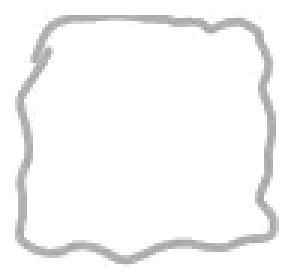
#> input picture ui/cell_1.png, 98 x 93 px, given in place of layout.png, which was not available (shown 3 times larger)
$ python build_ui_assets.py
#> lines starting #> are read from the running program, lines starting #| are printed output that depends on the picture; after the words box and inside, x2 and y2 are one past the last pixel; in counts of white or black regions, pixels touching at a corner belong together
#!/usr/bin/env python3
"""Нарезка макетов в готовые ресурсы окна скинов.

Берёт PNG из папки src_png/ (layout, window, cells, buttons_normal, buttons_hover), находит
цветные зоны на макете, превращает белый фон рисунков в прозрачность и пишет в ui/:

    window.png                 рамка окна (с заливкой «бумагой» внутри контура)
    btn_<имя>_<состояние>.png  кнопки: min / max / close  x  normal / hover / pressed
    cell_1.png ... cell_N.png  обводки ячеек скинов (при показе выбираются случайно)
    layout.json                координаты всех зон (в пикселях окна, масштаб 1:1)

Запуск:  python build_ui_assets.py        (нужны Pillow, numpy, scipy - только для этого скрипта)
Если перерисуете макеты, просто положите новые PNG в src_png/ и запустите снова.
"""
import json
import os
import shutil
import sys

import numpy as np
from PIL import Image
from scipy import ndimage as ndi

HERE = os.path.dirname(os.path.abspath(__file__))
SRC = os.path.join(HERE, "src_png")
OUT = os.path.join(HERE, "ui")

EDGE = 3                       # скриншоты имеют тёмные пиксели по краю - срезаем
PAPER = (253, 251, 246)        # цвет заливки окна внутри рамки
PAPER_ALPHA = 0.97
FRAME_PAD = 3                  # запас вокруг рамки в итоговом window.png

ZONE_COLORS = {                # цвета зон макета
    "window": (0, 0, 0), "skin_area": (174, 173, 174), "cell": (215, 99, 213),
    "name": (251, 127, 13), "delete": (242, 255, 100),
    "min": (0, 182, 61), "max": (55, 166, 205), "close": (206, 27, 29),
}


def load(name):
#> called with name = 'layout.png'
    im = Image.open(os.path.join(SRC, name)).convert("RGB")
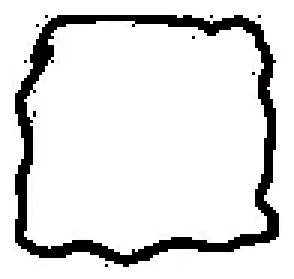
#> im: PIL image 98x93 RGB (shown 3 times larger); mean R, G, B 223.7, 223.7, 223.7
    a = np.array(im)
    a[:EDGE, :], a[-EDGE:, :], a[:, :EDGE], a[:, -EDGE:] = 255, 255, 255, 255
#> a: shape (93, 98, 3); 0.03% of pixels changed, all inside (x1, y1, x2, y2) = (95, 18, 96, 21)
    return a


def to_alpha(rgb):
    """Белый фон -> прозрачность («color to alpha»). Возвращает float RGBA 0..1."""
    f = rgb.astype(np.float32) / 255.0
    a = np.clip((1.0 - f).max(axis=2), 0, 1)
    a[a < 0.03] = 0
    safe = np.where(a > 0, a, 1)[..., None]
    col = np.clip(1.0 - (1.0 - f) / safe, 0, 1)
    return np.dstack([col, a])


def bbox(mask, pad=0):
    ys, xs = np.where(mask)
    return (max(xs.min() - pad, 0), max(ys.min() - pad, 0),
            min(xs.max() + 1 + pad, mask.shape[1]), min(ys.max() + 1 + pad, mask.shape[0]))


def to_img(rgba):
    return Image.fromarray((np.clip(rgba, 0, 1) * 255 + 0.5).astype(np.uint8), "RGBA")


def zones(layout_rgb):
    """Прямоугольники цветных зон макета: {имя: [(x, y, w, h), ...]} (слева направо, сверху вниз)."""
    im = layout_rgb.astype(int)
#> im: shape (93, 98, 3) int64
    out = {}
    for name, c in ZONE_COLORS.items():
        m = np.abs(im - np.array(c)).sum(2) < 30
        lab, _ = ndi.label(m)
        found = []
        for s in ndi.find_objects(lab):
            h, w = s[0].stop - s[0].start, s[1].stop - s[1].start
            if w * h > (5000 if name in ("skin_area", "window") else 120):
                found.append((s[1].start, s[0].start, w, h))
        out[name] = sorted(found, key=lambda r: (r[1] // 40, r[0]))
#> this loop made 8 passes
#> pass 1, in zones, `m = np.abs(im - np.array(c)).sum(2) < 30`:
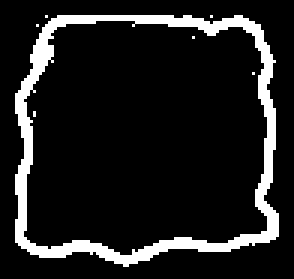
#> m: shape (93, 98) bool (shown 3 times larger); 12.1% white; 7 white regions (6 under 20 px), largest, box (x1, y1, x2, y2) and area: (5, 5, 93, 89) 1095
#> pass 1, in zones, `lab, _ = ndi.label(m)`:
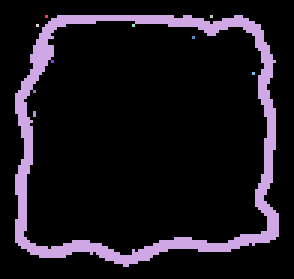
#> lab: shape (93, 98) int32 (shown 3 times larger); 11 distinct labels, from 0 to 10; one colour per label, 0 black
#> after the loop, out = {'window': [(5, 5, 88, 84)], 'skin_area': [], 'cell': [], 'name': [], 'delete': [], 'min': [], 'max': [], 'close': []}
    return out


def main():
    os.makedirs(OUT, exist_ok=True)
    lay = load("layout.png")
    z = zones(lay)
#> z has the same summary as out in zones
    for k in ("skin_area", "delete", "min", "max", "close", "cell", "name"):
        if not z[k]:
            sys.exit("На макете не найдена зона: " + k)

    # ---- окно: рамка + заливка внутри контура ----
    win = to_alpha(load("window.png"))
    line = win[..., 3] > 0.25
    x0, y0, x1, y1 = (int(v) for v in bbox(line, FRAME_PAD))
    closed = ndi.binary_dilation(line, iterations=5)
    inside = ndi.binary_fill_holes(closed)
    if inside.sum() < 0.5 * (x1 - x0) * (y1 - y0) * 0.5:
        sys.exit("Контур окна не замкнут - заливку построить не удалось")
    inside = ndi.binary_erosion(inside, iterations=4)
    fill = ndi.gaussian_filter(inside.astype(np.float32), 0.8) * PAPER_ALPHA
    paper = np.dstack([np.full(fill.shape + (3,), 1, np.float32) * (np.array(PAPER) / 255.0), fill])
    # линии поверх заливки (обычное «over»)
    la, pa = win[..., 3:4], paper[..., 3:4]
    oa = la + pa * (1 - la)
    oc = (win[..., :3] * la + paper[..., :3] * pa * (1 - la)) / np.where(oa > 0, oa, 1)
    comp = np.dstack([oc, oa])[y0:y1, x0:x1]
    to_img(comp).save(os.path.join(OUT, "window.png"))
    W, H = int(x1 - x0), int(y1 - y0)
    print("window.png", W, "x", H, "(начало в координатах макета: %d,%d)" % (x0, y0))

    def rel(r):                      # координаты макета -> координаты окна
        return [int(r[0] - x0), int(r[1] - y0), int(r[2]), int(r[3])]

    # ---- кнопки ----
    for state in ("normal", "hover"):
        rgb = load("buttons_%s.png" % state)
        art = to_alpha(rgb)
        mask = art[..., 3] > 0.15
        r_, g_, b_ = (rgb[..., i].astype(int) for i in range(3))
        cls = {                                   # глифы различаем по цвету
            "close": (r_ > b_ + 40) & (r_ > g_ + 40),
            "min": (g_ >= r_ + 25) & (g_ >= b_ + 25),
            "max": (b_ > r_ + 40),
        }
        for name in ("min", "max", "close"):
            sub = mask & cls[name]
            lab_, n_ = ndi.label(ndi.binary_dilation(sub, iterations=3))
            if n_ > 1:                           # выбрасываем мелкий мусор (края других глифов)
                sizes_ = ndi.sum(sub, lab_, range(1, n_ + 1))
                sub = sub & np.isin(lab_, [i + 1 for i, v in enumerate(sizes_) if v > 0.2 * max(sizes_)])
            if sub.sum() < 100:
                sys.exit("Не нашёл кнопку %s в buttons_%s.png" % (name, state))
            bx0, by0, bx1, by1 = bbox(sub, 2)
            g = art[by0:by1, bx0:bx1].copy()
            keep = ndi.binary_dilation(sub[by0:by1, bx0:bx1], iterations=2)
            g[:, :, 3] *= keep
            to_img(g).save(os.path.join(OUT, "btn_%s_%s.png" % (name, state)))
    # нажатие = повтор обычного вида (по просьбе); отдельные файлы - чтобы можно было перерисовать
    for name in ("min", "max", "close"):
        shutil.copyfile(os.path.join(OUT, "btn_%s_normal.png" % name),
                        os.path.join(OUT, "btn_%s_pressed.png" % name))

    # ---- обводки ячеек ----
    cells = to_alpha(load("cells.png"))
    raw = cells[..., 3] > 0.2
    lab0, n0 = ndi.label(raw, structure=np.ones((3, 3)))        # убираем мелкие случайные штрихи (< 300 пикс.)
    areas = ndi.sum(raw, lab0, range(1, n0 + 1))
    for i, a in enumerate(areas, 1):
        if a < 300:
            cells[lab0 == i] = 0
    cm = ndi.binary_dilation(cells[..., 3] > 0.2, iterations=3)
    lab, _ = ndi.label(cm)
    boxes = []
    for s in ndi.find_objects(lab):
        h, w = s[0].stop - s[0].start, s[1].stop - s[1].start
        if w > 40 and h > 40:
            boxes.append((s[1].start, s[0].start, s[1].stop, s[0].stop))
    boxes.sort(key=lambda b: (b[1] // 60, b[0]))
    for f in os.listdir(OUT):
        if f.startswith("cell_"):
            os.remove(os.path.join(OUT, f))
    sizes = []
    for i, (a, b, c, d) in enumerate(boxes, 1):
        crop = cells[max(b - 2, 0):d + 2, max(a - 2, 0):c + 2]
        to_img(crop).save(os.path.join(OUT, "cell_%d.png" % i))
        sizes.append((int(c - a), int(d - b)))
    slot_w = int(round(sum(int(s[0]) for s in sizes) / len(sizes)))
    slot_h = int(round(sum(int(s[1]) for s in sizes) / len(sizes)))

    # ---- координаты ----
    cell_rects = z["cell"]
    thumb_w = int(round(sum(r[2] for r in cell_rects) / len(cell_rects)))
    thumb_h = int(round(sum(r[3] for r in cell_rects) / len(cell_rects)))
    sa = z["skin_area"][0]
    d = z["delete"][0]
    layout = {
        "_note": "Координаты [x, y, w, h] в пикселях окна при масштабе 1:1. Создано build_ui_assets.py.",
        "window": [W, H],
        "buttons": {n: rel(z[n][0]) for n in ("min", "max", "close")},   # глиф вписывается в прямоугольник
        "delete": rel(d),
        "skin_area": rel(sa),
        "slot": [slot_w, slot_h],            # размер обводки ячейки
        "thumb": [thumb_w, thumb_h],         # размер картинки скина внутри обводки
        "label_h": 18,                       # высота строки с названием под обводкой
        "pitch": [slot_w + 9, slot_h + 2 + 18 + 5],   # шаг сетки по x и y
        "slice": 60,                         # поля 9-slice рамки окна (для растягивания)
        "cells": len(boxes),
        "name_hint": rel(z["name"][0]),      # оранжевая метка макета (для справки)
        "min_window": [W, H],
    }
    with open(os.path.join(OUT, "layout.json"), "w", encoding="utf-8") as f:
        json.dump(layout, f, ensure_ascii=False, indent=2)
    print("layout.json готов; ячеек-обводок:", len(boxes), "слот", (slot_w, slot_h), "миниатюра", (thumb_w, thumb_h))


if __name__ == "__main__":
#> (the run stopped early here; a loop or call above may not have finished)

$ run again, on ui/cell_5.png
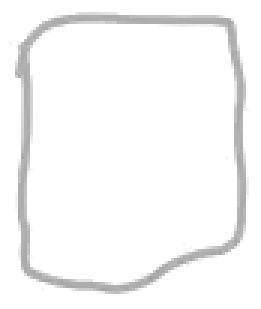
#> input picture ui/cell_5.png, 87 x 103 px, given in place of layout.png, which was not available (shown 3 times larger)
#> a: shape (103, 87, 3); mean R, G, B 223.3, 223.2, 223.3
#> the loop in zones, `for name, c in ZONE_COLORS.items():` made 8 passes
#> pass 1, in zones, `m = np.abs(im - np.array(c)).sum(2) < 30`:
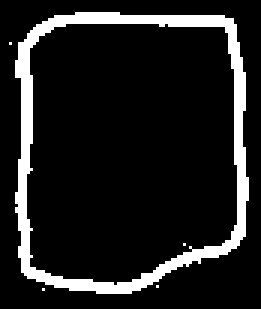
#> m: shape (103, 87) bool (shown 3 times larger); 12.3% white; 5 white regions (4 under 20 px), largest, box (x1, y1, x2, y2) and area: (5, 4, 83, 98) 1096
#> pass 1, in zones, `lab, _ = ndi.label(m)`:
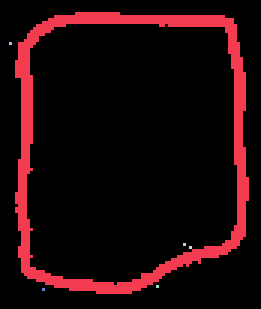
#> lab: shape (103, 87) int32 (shown 3 times larger); 7 distinct labels, from 0 to 6; one colour per label, 0 black
#> after the loop in zones, `for name, c in ZONE_COLORS.items():`: out = {'window': [(5, 4, 78, 94)], 'skin_area': [], 'cell': [], 'name': [], 'delete': [], 'min': [], 'max': [], 'close': []}
#> z has the same summary as out in zones
